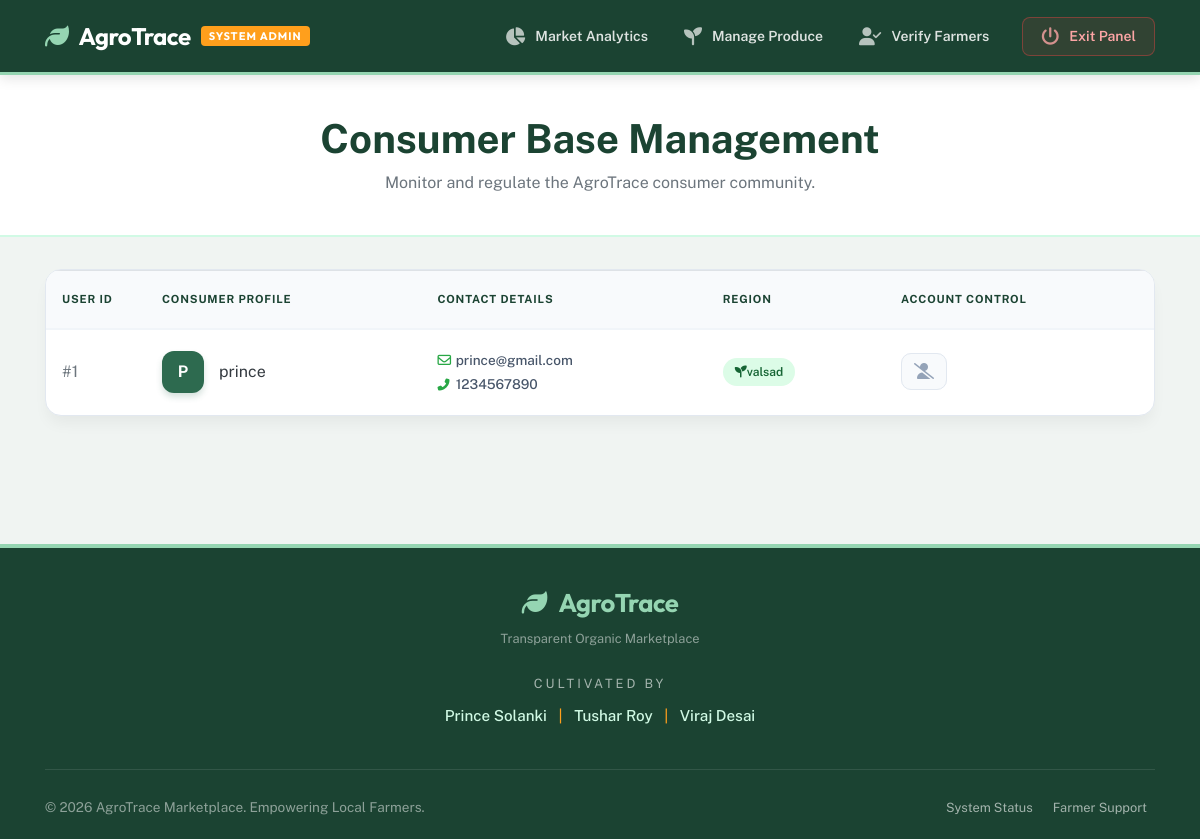
Page /customer_report.php on the committed database.
### tables this page shows
CREATE TABLE IF NOT EXISTS `customer_detail` (
  `customer_id` int(10) NOT NULL,
  `customer_name` varchar(50) NOT NULL,
  `customer_address` varchar(200) NOT NULL,
  `customer_city` varchar(50) NOT NULL,
  `customer_mobile` varchar(10) NOT NULL,
  `customer_email` varchar(50) NOT NULL,
  `customer_pass` varchar(10) NOT NULL,
  PRIMARY KEY (`customer_id`)
);

### customer_report.php (the view, shortened to what this page needs)
<?php
include("admin_header.php");
include("connect.php");
?>
<link rel="stylesheet" href="https://cdnjs.cloudflare.com/ajax/libs/font-awesome/6.4.0/css/all.min.css">
<div class="page-header text-center">
    <div class="container">
        <h1 class="text-harvest mb-2">Consumer Base Management</h1>
        <p class="text-muted mb-0">Monitor and regulate the AgroTrace consumer community.</p>
    </div>
</div>
<div class="container pb-5">
    <div class="customer-card">
        <?php
        $res = mysqli_query($con, "SELECT * FROM customer_detail ORDER BY customer_id DESC");
        if(mysqli_num_rows($res) > 0) {
        ?>
        <div class="table-responsive">
            <table class="table mb-0">
                <thead>
                    <tr>
                        <th width="100">User ID</th>
                        <th>Consumer Profile</th>
                        <th>Contact Details</th>
                        <th>Region</th>
                        <th class="text-end">Account Control</th>
                    </tr>
                </thead>
                <tbody>
                    <?php while($r = mysqli_fetch_array($res)) {
                        $initial = substr($r[1], 0, 1);
                    ?>
                    <tr>
                        <td class="text-muted fw-bold">#<?php echo $r[0]; ?></td>
                        <td>
                            <div class="d-flex align-items-center">
                                <div class="user-avatar"><?php echo $initial; ?></div>
                                <div class="fw-bold text-dark" style="font-size: 1rem;"><?php echo $r[1]; ?></div>
                            </div>
                        </td>
                        <td>
                            <div class="d-flex flex-column">
                                <a href="mailto:<?php echo $r[5]; ?>" class="contact-link mb-1">
                                    <i class="far fa-envelope me-2 text-success" style="width: 15px;"></i> <?php echo $r[5]; ?>
                                </a>
                                <a href="tel:<?php echo $r[4]; ?>" class="contact-link">
                                    <i class="fas fa-phone-alt me-2 text-success" style="width: 15px; font-size: 0.75rem;"></i> <?php echo $r[4]; ?>
                                </a>
                            </div>
                        </td>
                        <td>
                            <span class="city-badge">
                                <i class="fas fa-seedling me-2"></i> <?php echo $r[3]; ?>
                            </span>
                        </td>
                        <td class="text-end">
                            <a href="customer_report.php?del_id=<?php echo $r[0]; ?>"
                               class="btn-remove"
                               title="Deactivate Account"
                               onclick="return confirm('Permanently remove this consumer profile from the marketplace?')">
                                <i class="fas fa-user-slash"></i>
                            </a>
                        </td>
                    </tr>
                    <?php } ?>
                </tbody>
            </table>
        </div>
        <?php } ?>
    </div>
</div>
<?php include("footer.php"); ?>

### admin_header.php (style rules this page uses)
:root { --agro-admin-dark: #1b4332; --agro-accent: #95d5b2; --agro-warning: #ff9f1c; --nav-height: 75px; }
body { padding-top: var(--nav-height); background-color: #f0f2f5; font-family: 'Public Sans', sans-serif; }

### customer_report.php (style rules this page uses)
body { background-color: #f0f4f2; font-family: 'Public Sans', sans-serif; }
.page-header { background: white; padding: 2.5rem 0; border-bottom: 2px solid #d1fae5; margin-bottom: 2rem; }
.customer-card { background: white; border-radius: 16px; border: 1px solid #e2e8f0; box-shadow: 0 10px 15px -3px rgba(0, 0, 0, 0.05); overflow: hidden; }
.table thead th { background-color: #f8fafc; text-transform: uppercase; font-size: 0.7rem; letter-spacing: 0.075em; font-weight: 700; color: #1b4332; padding: 1.25rem 1rem; border-bottom: 2px solid #f1f5f9; }
.table tbody tr { transition: background-color 0.2s; }
.table tbody td { padding: 1.25rem 1rem; vertical-align: middle; color: #334155; border-top: 1px solid #f1f5f9; }
.user-avatar { width: 42px; height: 42px; background: #2d6a4f; color: #ffffff; display: flex; align-items: center; justify-content: center; border-radius: 12px; font-weight: 700; margin-right: 15px; text-transform: uppercase; box-shadow: 0 4px 6px rgba(45, 106, 79, 0.2); }
.contact-link { color: #475569; text-decoration: none; font-size: 0.85rem; font-weight: 500; transition: color 0.2s; }
.city-badge { background: #dcfce7; color: #166534; font-size: 0.75rem; padding: 5px 12px; border-radius: 50px; font-weight: 600; display: inline-flex; align-items: center; }
.btn-remove { color: #94a3b8; background: #f8fafc; border: 1px solid #e2e8f0; padding: 8px 12px; border-radius: 10px; transition: all 0.3s cubic-bezier(0.4, 0, 0.2, 1); }
.text-harvest { color: #1b4332; font-weight: 700; }

### rows in the picture
customer_detail: customer_id "1", customer_name "P", customer_name "prince", customer_email "prince@gmail.com", customer_mobile "1234567890", customer_city "valsad"
